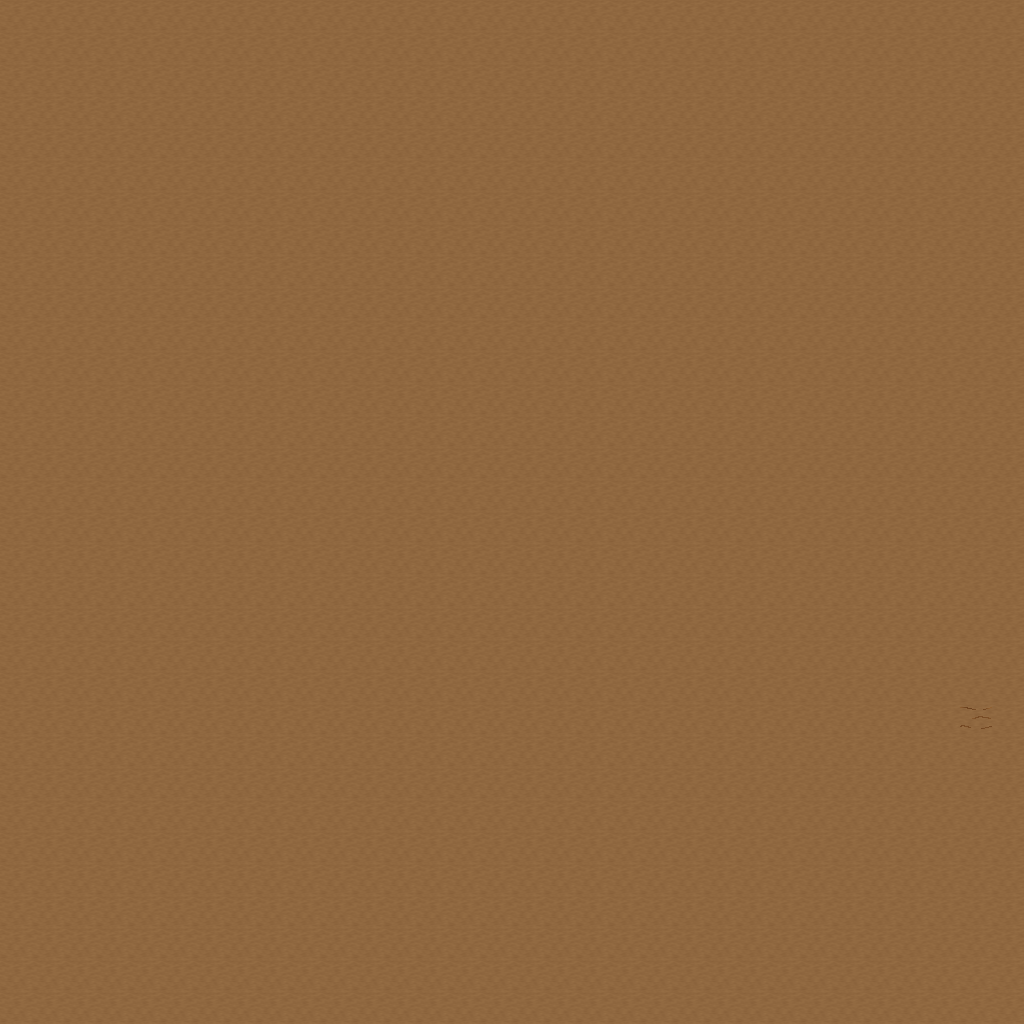

Rendered tile map (Tiled .tmx) drawn with the repository's tilesets; below, a short description and the map source with its tile grids summarised:
An orthogonal 32x32 tile map with 32x32 px tiles, 5 tile layers (Ground, Objects, Objects2, Above, ...), 1 hidden layer not drawn, 37 tilesets.

<map version="1.10" tiledversion="1.11.0" orientation="orthogonal" renderorder="right-down" width="32" height="32" tilewidth="32" tileheight="32" infinite="0" nextlayerid="11" nextobjectid="1">
 <tileset firstgid="1" name="ground_ground" tilewidth="32" tileheight="32" tilecount="33" columns="3">
  <image source="../drawable/ground_ground.png" width="96" height="352" />
 </tileset>
 <tileset firstgid="34" name="ground_ridge_earth_dark" tilewidth="32" tileheight="32" tilecount="96" columns="12">
  <image source="../drawable/ground_ridge_earth_dark.png" width="384" height="256" />
 </tileset>
 <tileset firstgid="130" name="logic_collision" tilewidth="32" tileheight="32" tilecount="1" columns="1">
  <image source="../drawable/logic_collision.png" width="32" height="32" />
 </tileset>
 <tileset firstgid="131" name="logic_portal" tilewidth="32" tileheight="32" tilecount="24" columns="8">
  <image source="../drawable/logic_portal.png" width="256" height="96" />
 </tileset>
 <tileset firstgid="155" name="building_fence_fence_chunky" tilewidth="32" tileheight="32" tilecount="21" columns="3">
  <image source="../drawable/building_fence_fence_chunky.png" width="96" height="224" />
 </tileset>
 <tileset firstgid="176" name="item_statue_girl_with_bird" tilewidth="32" tileheight="32" tilecount="12" columns="4">
  <image source="../drawable/item_statue_girl_with_bird.png" width="128" height="96" />
 </tileset>
 <tileset firstgid="188" name="plant_bush_hosta" tilewidth="32" tileheight="32" tilecount="9" columns="3">
  <image source="../drawable/plant_bush_hosta.png" width="96" height="96" />
 </tileset>
 <tileset firstgid="197" name="logic_item_sheepfood" tilewidth="32" tileheight="32" tilecount="1" columns="1">
  <image source="../drawable/logic_item_sheepfood.png" width="32" height="32" />
 </tileset>
 <tileset firstgid="198" name="ground_rock_rocks_3" tilewidth="32" tileheight="32" tilecount="16" columns="4">
  <image source="../drawable/ground_rock_rocks_3.png" width="128" height="128" />
 </tileset>
 <tileset firstgid="214" name="item_statue_crystal_statues" tilewidth="32" tileheight="32" tilecount="12" columns="6">
  <image source="../drawable/item_statue_crystal_statues.png" width="192" height="64" />
 </tileset>
 <tileset firstgid="226" name="plant_tree_maple_tree" tilewidth="32" tileheight="32" tilecount="72" columns="8">
  <image source="../drawable/plant_tree_maple_tree.png" width="256" height="288" />
 </tileset>
 <tileset firstgid="298" name="plant_stump_small_stump" tilewidth="32" tileheight="32" tilecount="4" columns="2">
  <image source="../drawable/plant_stump_small_stump.png" width="64" height="64" />
 </tileset>
 <tileset firstgid="302" name="item_statue_plants_potted_stone" tilewidth="32" tileheight="32" tilecount="6" columns="3">
  <image source="../drawable/item_statue_plants_potted_stone.png" width="96" height="64" />
 </tileset>
 <tileset firstgid="308" name="logic_creature_sheep" tilewidth="32" tileheight="32" tilecount="1" columns="1">
  <image source="../drawable/logic_creature_sheep.png" width="32" height="32" />
 </tileset>
 <tileset firstgid="309" name="furniture_chair_bench_white" tilewidth="32" tileheight="32" tilecount="8" columns="2">
  <image source="../drawable/furniture_chair_bench_white.png" width="64" height="128" />
 </tileset>
 <tileset firstgid="317" name="furniture_sink_dark_side_on" tilewidth="32" tileheight="32" tilecount="6" columns="3">
  <image source="../drawable/furniture_sink_dark_side_on.png" width="96" height="64" />
 </tileset>
 <tileset firstgid="323" name="object_birds" tilewidth="32" tileheight="32" tilecount="4" columns="2">
  <image source="../drawable/object_birds.png" width="64" height="64" />
 </tileset>
 <tileset firstgid="327" name="logic_creature_animal" tilewidth="32" tileheight="32" tilecount="32" columns="8">
  <image source="../drawable/logic_creature_animal.png" width="256" height="128" />
 </tileset>
 <tileset firstgid="359" name="ground_earth_edges" tilewidth="32" tileheight="32" tilecount="18" columns="6">
  <image source="../drawable/ground_earth_edges.png" width="192" height="96" />
 </tileset>
 <tileset firstgid="377" name="ground_grass_corners" tilewidth="32" tileheight="32" tilecount="24" columns="6">
  <image source="../drawable/ground_grass_corners.png" width="192" height="128" />
 </tileset>
 <tileset firstgid="401" name="building_stairs_stairs_grey" tilewidth="32" tileheight="32" tilecount="6" columns="3">
  <image source="../drawable/building_stairs_stairs_grey.png" width="96" height="64" />
 </tileset>
 <tileset firstgid="407" name="logic_creature_ent" tilewidth="32" tileheight="32" tilecount="4" columns="4">
  <image source="../drawable/logic_creature_ent.png" width="128" height="32" />
 </tileset>
 <tileset firstgid="411" name="plant_tree_pine_tree" tilewidth="32" tileheight="32" tilecount="20" columns="4">
  <image source="../drawable/plant_tree_pine_tree.png" width="128" height="160" />
 </tileset>
 <tileset firstgid="431" name="plant_tree_oak_tree" tilewidth="32" tileheight="32" tilecount="20" columns="4">
  <image source="../drawable/plant_tree_oak_tree.png" width="128" height="160" />
 </tileset>
 <tileset firstgid="451" name="plant_tree_chestnut_tree" tilewidth="32" tileheight="32" tilecount="20" columns="4">
  <image source="../drawable/plant_tree_chestnut_tree.png" width="128" height="160" />
 </tileset>
 <tileset firstgid="471" name="building_thatched_roof_cottage1" tilewidth="32" tileheight="32" tilecount="20" columns="4">
  <image source="../drawable/building_thatched_roof_cottage1.png" width="128" height="160" />
 </tileset>
 <tileset firstgid="491" name="building_thatched_roof_cottage2" tilewidth="32" tileheight="32" tilecount="20" columns="4">
  <image source="../drawable/building_thatched_roof_cottage2.png" width="128" height="160" />
 </tileset>
 <tileset firstgid="511" name="logic_item_vegetable" tilewidth="32" tileheight="32" tilecount="16" columns="8">
  <image source="../drawable/logic_item_vegetable.png" width="256" height="64" />
 </tileset>
 <tileset firstgid="527" name="object_well" tilewidth="32" tileheight="32" tilecount="4" columns="2">
  <image source="../drawable/object_well.png" width="64" height="64" />
 </tileset>
 <tileset firstgid="531" name="plant_flower_flower_bed_1" tilewidth="32" tileheight="32" tilecount="35" columns="7">
  <image source="../drawable/plant_flower_flower_bed_1.png" width="224" height="160" />
 </tileset>
 <tileset firstgid="566" name="plant_flower_small_flower_bed" tilewidth="32" tileheight="32" tilecount="12" columns="3">
  <image source="../drawable/plant_flower_small_flower_bed.png" width="96" height="128" />
 </tileset>
 <tileset firstgid="578" name="plant_flower_small_flower_bed_2" tilewidth="32" tileheight="32" tilecount="12" columns="3">
  <image source="../drawable/plant_flower_small_flower_bed_2.png" width="96" height="128" />
 </tileset>
 <tileset firstgid="590" name="plant_flower_foxgloves" tilewidth="32" tileheight="32" tilecount="4" columns="2">
  <image source="../drawable/plant_flower_foxgloves.png" width="64" height="64" />
 </tileset>
 <tileset firstgid="594" name="plant_flower_hothouse_flowers" tilewidth="32" tileheight="32" tilecount="72" columns="6">
  <image source="../drawable/plant_flower_hothouse_flowers.png" width="192" height="384" />
 </tileset>
 <tileset firstgid="666" name="plant_bush_bush_mult_colored" tilewidth="32" tileheight="32" tilecount="6" columns="3">
  <image source="../drawable/plant_bush_bush_mult_colored.png" width="96" height="64" />
 </tileset>
 <tileset firstgid="672" name="object_ents" tilewidth="32" tileheight="32" tilecount="50" columns="5">
  <image source="../drawable/object_ents.png" width="160" height="320" />
 </tileset>
 <tileset firstgid="722" name="ground_green_paving" tilewidth="32" tileheight="32" tilecount="18" columns="3">
  <image source="../drawable/ground_green_paving.png" width="96" height="192" />
 </tileset>
 <layer id="1" name="Ground" width="32" height="32">
  <data>[1024 cells, 1024 non-empty, 1 distinct tile ids]</data>
 </layer>
 <layer id="2" name="Objects" width="32" height="32">
  <data>[1024 cells, 1 non-empty, 1 distinct tile ids]</data>
 </layer>
 <layer id="3" name="Objects2" width="32" height="32">
  <data>[1024 cells, 0 non-empty, 0 distinct tile ids]</data>
 </layer>
 <layer id="4" name="Above" width="32" height="32">
  <data>[1024 cells, 0 non-empty, 0 distinct tile ids]</data>
 </layer>
 <layer id="5" name="Above2" width="32" height="32">
  <data>[1024 cells, 0 non-empty, 0 distinct tile ids]</data>
 </layer>
 <layer id="6" name="Walkable" width="32" height="32" visible="0">
  <data>[1024 cells, 0 non-empty, 0 distinct tile ids]</data>
 </layer>
 <objectgroup id="7" name="Mapevents" />
 <objectgroup id="8" name="Spawn" />
 <objectgroup id="9" name="Keys" />
 <objectgroup id="10" name="Replace" />
</map>
